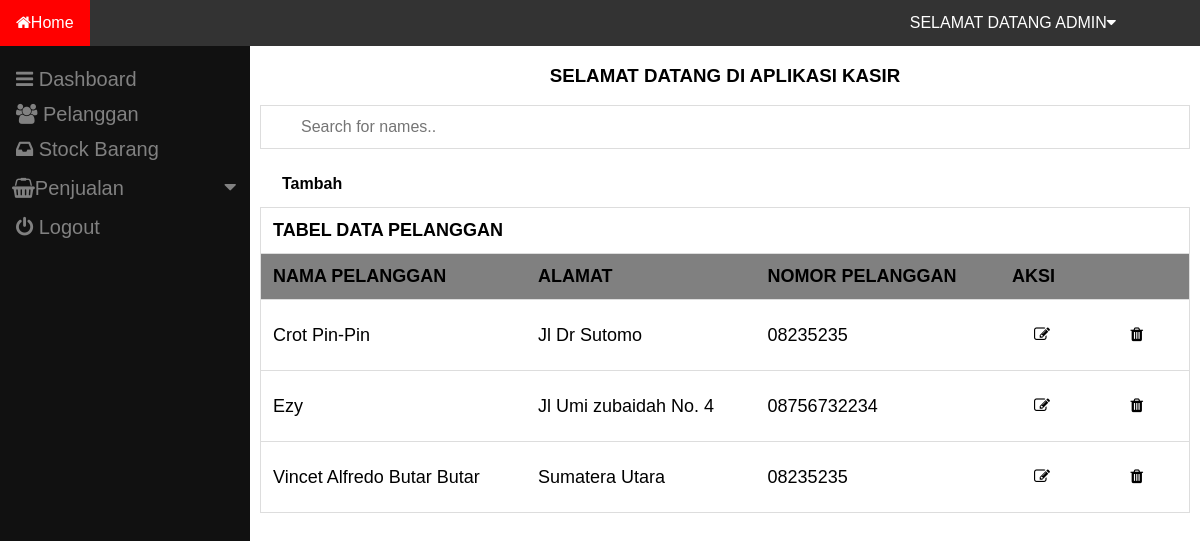
The app's page /Pelanggan.php with its own data.
### tables this page shows
CREATE TABLE `pelanggan` (
  `PelangganID` int(11) NOT NULL,
  `NamaPelanggan` varchar(256) NOT NULL,
  `Alamat` text NOT NULL,
  `NomorTelepon` varchar(15) NOT NULL
);

### Pelanggan.php (the view, shortened to what this page needs)
<?php
include "koneksi.php";
$tabel = "SELECT *From pelanggan";
$data = mysqli_query($koneksi, $tabel);
?>
<!doctype html>
<html lang="en">
  <head>
    <link rel="stylesheet" href="https://cdnjs.cloudflare.com/ajax/libs/font-awesome/4.7.0/css/font-awesome.min.css">
    <link rel="stylesheet" href="Tabel.css">
  </head>
  <body>
        <div class="navbar">
        <a href="#home"><i class="fa fa-home"></i>Home</a>
          <div class="dropdown" style="float: right; margin-right: 60px;">
            <button class="dropbtn">SELAMAT DATANG ADMIN
              <i class="fa fa-caret-down"></i>
            </button>
          </div>
        </div>
        <div class="sidebar">
        <a href="dashboard.php"><i class="		fa fa-navicon"></i> Dashboard</a>
            <a href="#home"><i class="	fa fa-users"></i> Pelanggan</a>
            <a href="tampilanproduk.php"><i class="	fa fa-inbox"></i> Stock Barang</a>
            <button class="dropdown-btn"><i class="fa fa-shopping-basket"></i>Penjualan
    <i class="fa fa-caret-down"></i>
  </button>
            <a href="login.html"><i class="fa fa-power-off"></i> Logout</a>
          </div>
          <div class="main">
        <h3 style="text-align: center;">SELAMAT DATANG DI APLIKASI KASIR</h3>
        <input type="text" id="myInput" onkeyup="myFunction()" placeholder="Search for names.." title="Type in a name">
        <table id="myTable">
          <thead>
              <th colspan="4">TABEL DATA PELANGGAN</th>
               <button type="text"><a href="inputpelanggan.html"><b>Tambah</b></a></button>
              <tr>
  <th class="abu">NAMA PELANGGAN</th>
  <th class="abu">ALAMAT</th>
  <th class="abu">NOMOR PELANGGAN</th>
  <th colspan="2" class="abu">AKSI</th>
  </tr>
          </thead>
      <?php
      while ($tampil = mysqli_fetch_assoc($data)) {
      ?>
  <tbody>
  <tr>
    <td><?php echo $tampil['NamaPelanggan'];?></td>
    <td><?php echo $tampil['Alamat'];?></td>
    <td><?php echo $tampil['NomorTelepon'];?></td>
    <td><button type="text" class="edit"><a href="editpelanggan.php?id=<?php echo $tampil['PelangganID'];?>"><i class="		fa fa-pencil-square-o"></i></a></button></td>
    <td><button type="text" class="hapus"><a href="hapuspelanggan.php?id=<?php echo $tampil['PelangganID'];?>"><i class="		fa fa-trash"></i></a></button></td>
</tr>
  <?php
  }
  ?>
          </tbody>
      </table>
</div>
  </body>
</html>

### Tabel.css (style rules this page uses)
* { box-sizing: border-box; }
#myInput { background-image: url('/css/searchicon.png'); background-position: 10px 10px; background-repeat: no-repeat; width: 100%; font-size: 16px; padding: 12px 20px 12px 40px; border: 1px solid #ddd; margin-bottom: 12px; }
#myTable { border-collapse: collapse; width: 100%; border: 1px solid #ddd; font-size: 18px; }
#myTable th, #myTable td { text-align: left; padding: 12px; }
#myTable tr { border-bottom: 1px solid #ddd; }

### Pelanggan.php (style rules this page uses)
body { font-family: Arial, Helvetica, sans-serif; margin: 0; padding: 0; background-size: cover; background-repeat: no-repeat; background-image: url('gambar/Download\ premium\ vector\ of\ Black\ and\ white\ hexagon\ geometric\ pattern\ poster\ vector\ by\ katie\ about\ black\ mockup\ background\,\ abstract\ geometric\ background\,\ grey\ geometric\,\ background\,\ and\ background\ product\ mockup\ .jpg'); }
.navbar { overflow: hidden; background-color: #333; z-index: 2; }
.navbar a { float: left; font-size: 16px; color: white; text-align: center; padding: 14px 16px; text-decoration: none; }
.dropdown { float: left; overflow: hidden; }
.dropdown .dropbtn { font-size: 16px; border: none; outline: none; color: white; padding: 14px 16px; background-color: inherit; font-family: inherit; margin: 0; }
.sidebar { height: 100%; width: 250px; position: fixed; z-index: 1; background-color: #111; overflow-x: hidden; padding-top: 16px; }
.sidebar a { padding: 6px 8px 6px 16px; text-decoration: none; font-size: 20px; color: #818181; display: block; }
.main { margin-left: 250px; padding: 0px 10px; }
button { background-color: white; border: none; padding: 10px 20px; text-align: center; text-decoration: none; display: inline-block; font-size: 16px; margin: 4px 2px; cursor: pointer; border-radius: 5px; }
button.edit { background-color: white; }
button.hapus { background-color: white; }
a { text-decoration: none; color: black; }
th.abu { background-color: grey; }
.dropdown-btn { padding: 6px 8px 6px 10px; text-decoration: none; font-size: 20px; color: #818181; display: block; border: none; background: none; width: 100%; text-align: left; cursor: pointer; outline: none; }
.fa-caret-down { float: right; padding-right: 8px; }

### records on screen
pelanggan: NamaPelanggan "Crot Pin-Pin", Alamat "Jl Dr Sutomo", NomorTelepon "08235235"
pelanggan: NamaPelanggan "Ezy", Alamat "Jl Umi zubaidah No. 4", NomorTelepon "08756732234"
pelanggan: NamaPelanggan "Vincet Alfredo Butar Butar", Alamat "Sumatera Utara", NomorTelepon "08235235"
